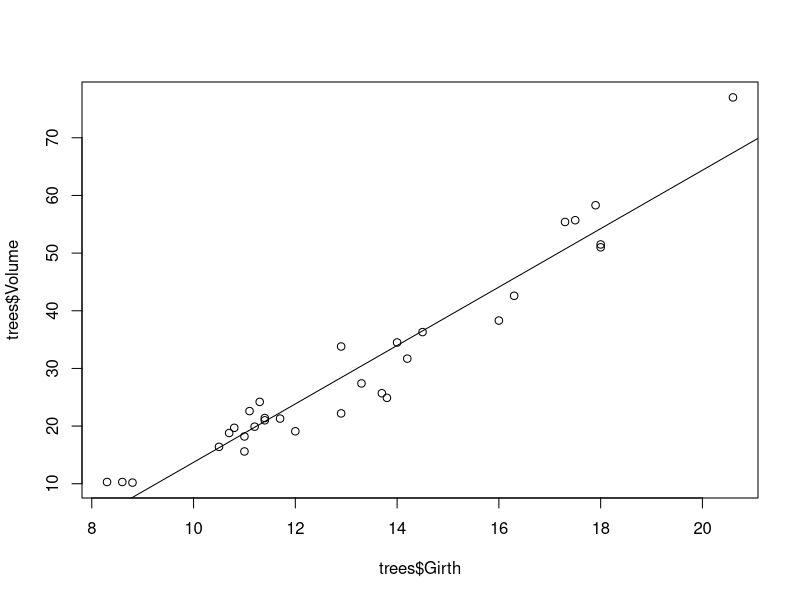

R code for this plot: (Note: this script raises an error after producing the figure.)
#Regression
model=lm(Volume~Girth,data=trees)
model
summary(model)

#plot(model,xlabs="Girth",ylabs="Volume")
#abline(h=0,lty=2)

plot(trees$Girth,trees$Volume)
abline(model)            #absolute line

ggplot(data=trees,aes(x=Girth,y=Volume))+geom_point()+
  stat_smooth(method="lm",col="dodgerblue3")+
  theme(panel.background = element_rect(fill="white"),
          axis.line.x = element_line(),axis.line.y = element_line())+
  ggtitle("Linear Modes")

p1=predict(model,data.frame(Girth=18))
p1
View(trees)

model1=lm(Volume~Girth+Height,data=trees)
p2=predict(model1,data.frame(Girth=18,Height=80))
p2